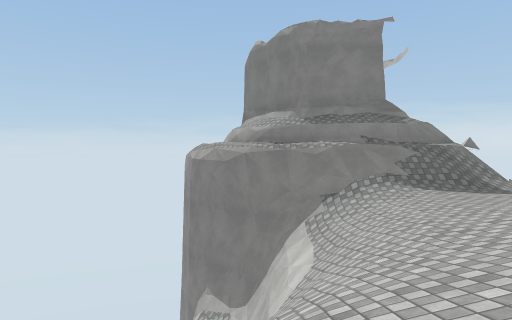
View 1 (above)

15 first-person views from a walk through a scene from a Unity 3-D project. The camera is 1.3 m above the floor, looks level and sees 70° across. The floor is counted in squares, 2 m on a side. Each view is taken from the middle of a square. On the plan, view 1 faces up. The plan holds only what a view shows up to about 11 squares ahead; the rest is blank. The place goes on beyond the plan. Surface patterns are stand-ins for the level's own textures.

View 2
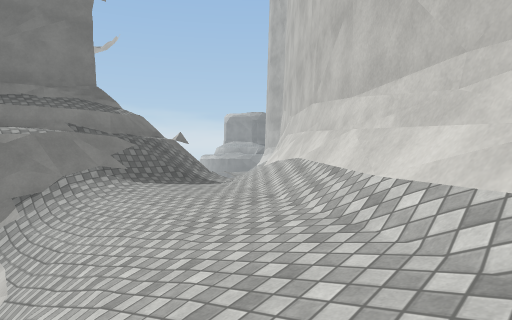

View 3
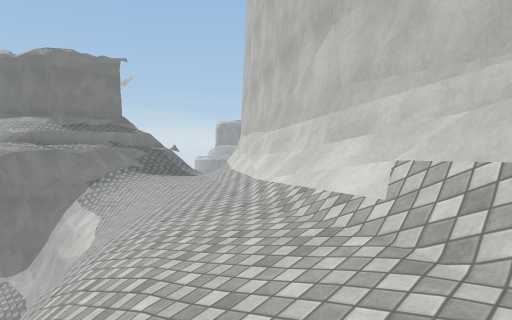

View 4
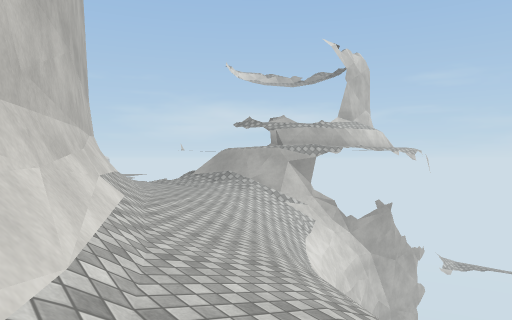

View 5
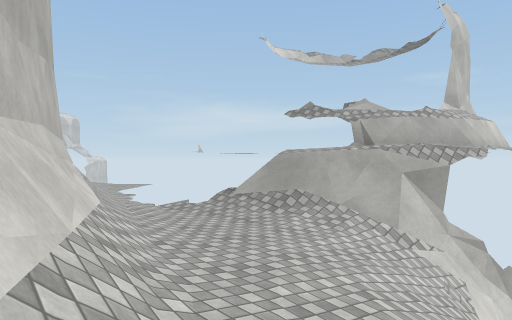

View 6
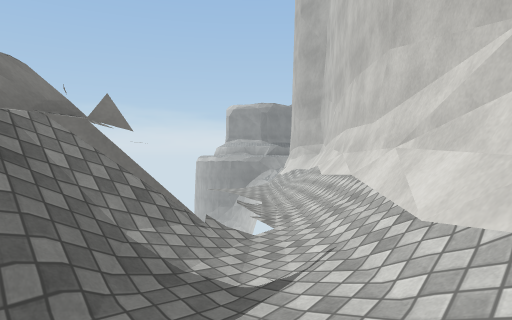

View 7
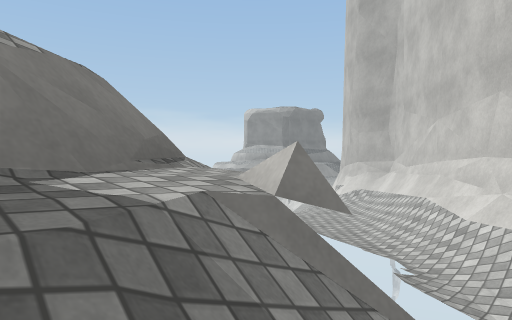

View 8
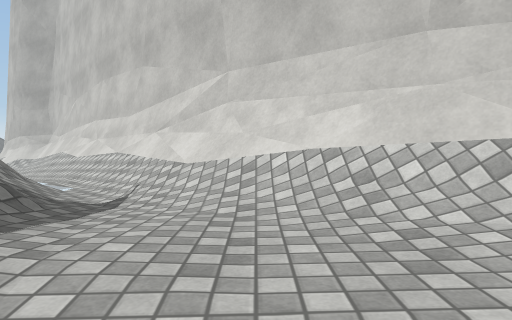

View 9
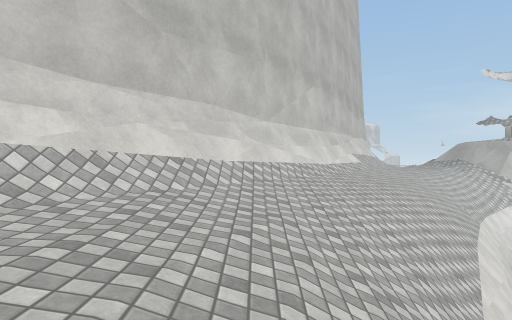

View 10
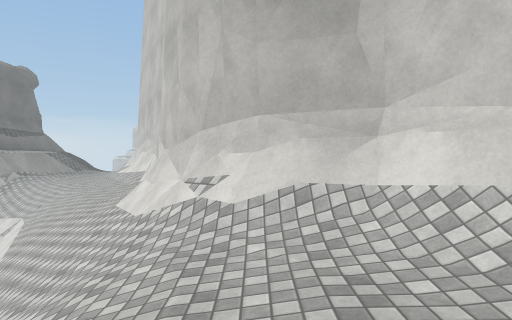

View 11
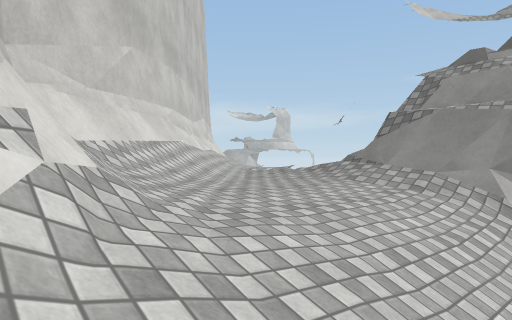

View 12
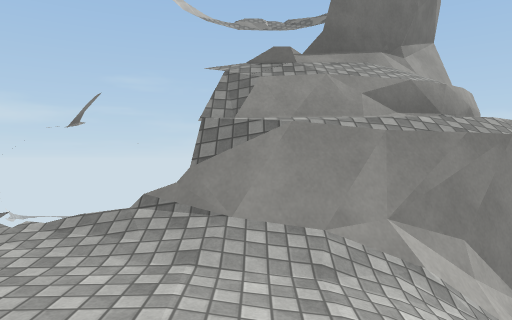

View 13
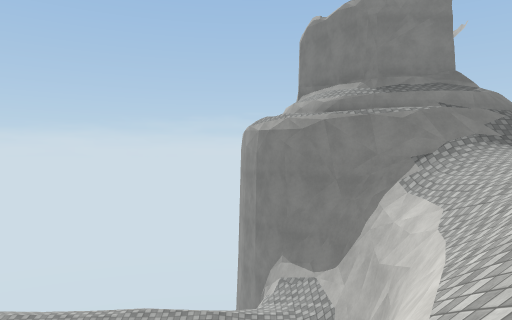

View 14
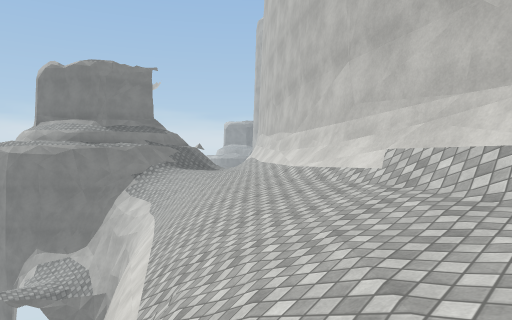

View 15
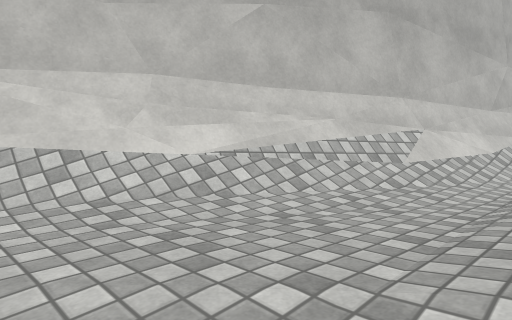

### Floor plan
Key: @ floor where view 1 was taken; # wall or solid block; x gap in a wall; . main floor; : floor 0.5 m higher than the main floor; + floor 2 m higher than the main floor; * floor 2.5 m higher than the main floor; / step, stairs or slope; = window, fence, low wall or low ledge; ^ raised ledge; v drop or lower ground.
Columns run from 8 left of view 1 to 15 right of it. Each row starts with its distance up from view 1.
 15              ##==//////x
 14               #=#////###
 13               v==.../#
 12               vvv../##
 11       v ^#### v v./##
 10       vv=^^^##v ./##
  9       vvv**++/v./##
  8  vvvvvvvvvv=//./##
  7      vvvvv/.../##
  6        vvv/../##
  5         v//./##
  4        vv/./##
  3        v///##
  2       vv///#
  1      vv///##
  0      v//@##
 -1     vv///#
 -2    vv///##
 -3   vv////#
 -4 vvv///.##
 -5 ###/../#
 -6  ##...##
 -7  ^#/./#
 -8    v./#
 -9    v:##
-10    v/#
-11    v/#
-12    v##
-13    =#

Where each view was taken, in squares from view 1:
view 1: 0 up, 0 right, facing up
view 2: 1 up, 0 right, facing up-right
view 3: 4 down, 3 left, facing up-right
view 4: 1 up, 1 right, facing down-left
view 5: 3 down, 1 left, facing down-left
view 6: 6 up, 4 right, facing up-right
view 7: 8 up, 4 right, facing up-right
view 8: 6 up, 2 right, facing right
view 9: 7 up, 2 right, facing down
view 10: 13 up, 9 right, facing right
view 11: 15 up, 13 right, facing down-left
view 12: 13 up, 11 right, facing left
view 13: 0 up, 2 left, facing up
view 14: 5 down, 5 left, facing up-right
view 15: 5 down, 5 left, facing down-right
